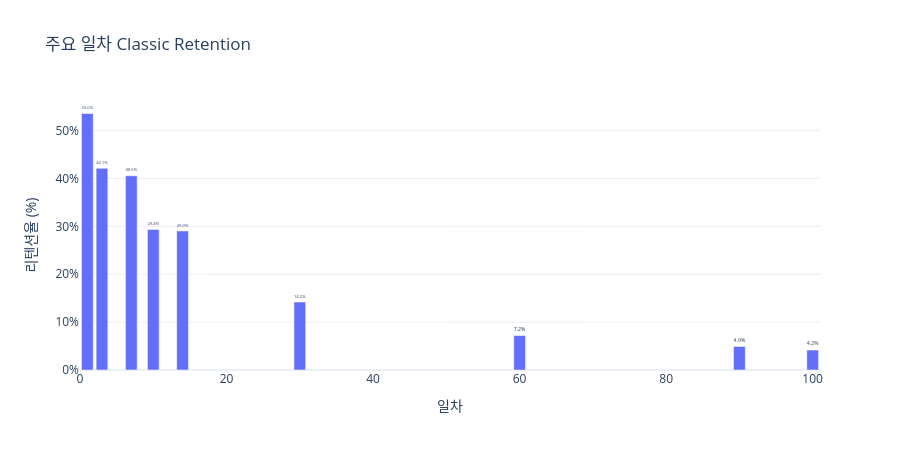

Write notebook code for a chart like this one.
### Code cell
# 주요 일차 Classic Retention
target_days = [1, 3, 7, 10, 14, 30, 60, 90, 100]
classic_selected = classic_retention_100d[classic_retention_100d["retention_day"].isin(target_days)].copy()

fig = px.bar(classic_selected, x="retention_day", y="retention_rate", text="retention_rate",
             title="주요 일차 Classic Retention",
             labels={"retention_day": "일차", "retention_rate": "리텐션율 (%)"},
             height=450)
fig.update_traces(texttemplate="%{text:.1f}%", textposition="outside")
fig.update_layout(yaxis_ticksuffix="%")
fig.show()

classic_selected

### Figure 1 — Plotly figure (JSON) as saved in the notebook; plotly's stock layout.template omitted (floating-point values rounded to 4 significant figures)
{"data": [{"hovertemplate": "일차=%{x}<br>리텐션율 (%)=%{text}<extra></extra>", "legendgroup": "", "marker": {"color": "#636efa", "pattern": {"shape": ""}}, "name": "", "orientation": "v", "showlegend": false, "text": [53.57, 42.13, 40.57, 29.36, 29.04, 14.19, 7.2, 4.91, 4.17], "textposition": "outside", "texttemplate": "%{text:.1f}%", "type": "bar", "x": [1, 3, 7, 10, 14, 30, 60, 90, 100], "xaxis": "x", "y": [53.57, 42.13, 40.57, 29.36, 29.04, 14.19, 7.2, 4.91, 4.17], "yaxis": "y"}], "layout": {"barmode": "relative", "height": 450, "legend": {"tracegroupgap": 0}, "title": {"text": "주요 일차 Classic Retention"}, "xaxis": {"anchor": "y", "domain": [0.0, 1.0], "title": {"text": "일차"}}, "yaxis": {"anchor": "x", "domain": [0.0, 1.0], "ticksuffix": "%", "title": {"text": "리텐션율 (%)"}}}}
